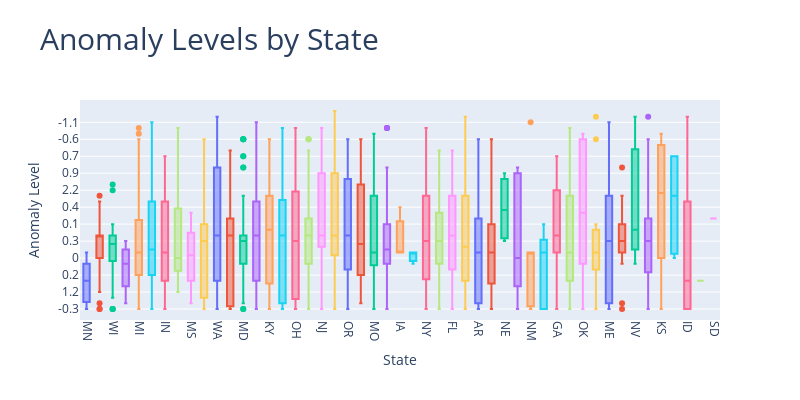

Notebook source saved alongside this figure:
### Markdown cell above
## Bivariate Analysis

### Code cell
fig = px.box(
    outage,
    x='state',
    y='anomaly_level',
    color='state',  # Optional: colors each box by state
    title='Anomaly Levels by State',
)

fig.update_layout(
    xaxis_title='State',
    yaxis_title='Anomaly Level',
    title_font=dict(size=30),
    xaxis_tickangle=90,
    font=dict(size=12),
    height=400,
    width=800,
    showlegend=False  # You can turn this on if coloring by state is meaningful
)

fig.show()

### Figure 1 — Plotly figure (JSON) as saved in the notebook; plotly's stock layout.template omitted (floating-point values rounded to 4 significant figures; data arrays with more than 128 entries replaced by an {"elided": "..."} marker saying what was removed)
{"data": [{"alignmentgroup": "True", "hovertemplate": "state=%{x}<br>anomaly_level=%{y}<extra></extra>", "legendgroup": "MN", "marker": {"color": "#636efa"}, "name": "MN", "notched": false, "offsetgroup": "MN", "orientation": "v", "showlegend": true, "type": "box", "x": ["MN", "MN", "MN", "MN", "MN", "MN", "MN", "MN", "MN", "MN", "MN", "MN", "MN", "MN", "MN"], "x0": " ", "xaxis": "x", "y": ["-0.3", "-0.1", "-1.5", "-0.1", "1.2", "-1.4", "-0.9", "0.2", "0.6", "-0.2", "-0.2", "0", "-0.3", "-0.4", "0"], "y0": " ", "yaxis": "y"}, {"alignmentgroup": "True", "hovertemplate": "state=%{x}<br>anomaly_level=%{y}<extra></extra>", "legendgroup": "TN", "marker": {"color": "#EF553B"}, "name": "TN", "notched": false, "offsetgroup": "TN", "orientation": "v", "showlegend": true, "type": "box", "x": ["TN", "TN", "TN", "TN", "TN", "TN", "TN", "TN", "TN", "TN", "TN", "TN", "TN", "TN", "TN", "TN", "TN", "TN", "TN", "TN", "TN", "TN", "TN", "TN", "TN", "TN", "TN", "TN", "TN", "TN", "TN", "TN", "TN", "TN"], "x0": " ", "xaxis": "x", "y": ["1", "0.3", "1", "-0.5", "-1.3", "0.6", "0.1", "1.2", "-0.2", "-0.5", "0.5", "-0.3", "-0.5", "0", "-0.1", "0", "-0.5", "0.8", "0.5", "0", "-0.5", "-0.3", "-0.5", "0.6", "-0.4", "-0.5", "0.4", "-0.4", "-0.5", "-0.5", "0", "-0.5", "1.1", "-0.7"], "y0": " ", "yaxis": "y"}, {"alignmentgroup": "True", "hovertemplate": "state=%{x}<br>anomaly_level=%{y}<extra></extra>", "legendgroup": "WI", "marker": {"color": "#00cc96"}, "name": "WI", "notched": false, "offsetgroup": "WI", "orientation": "v", "showlegend": true, "type": "box", "x": ["WI", "WI", "WI", "WI", "WI", "WI", "WI", "WI", "WI", "WI", "WI", "WI", "WI", "WI", "WI", "WI", "WI", "WI", "WI", "WI"], "x0": " ", "xaxis": "x", "y": ["0", "-0.5", "-0.5", "-0.3", "-0.5", "-0.2", "0.1", "-0.5", "2.2", "0", "-1.2", "-1.5", "0", "-0.5", "-0.4", "0", "-0.3", "-0.5", "-0.3", "-0.5"], "y0": " ", "yaxis": "y"}, {"alignmentgroup": "True", "hovertemplate": "state=%{x}<br>anomaly_level=%{y}<extra></extra>", "legendgroup": "WV", "marker": {"color": "#ab63fa"}, "name": "WV", "notched": false, "offsetgroup": "WV", "orientation": "v", "showlegend": true, "type": "box", "x": ["WV", "WV", "WV", "WV"], "x0": " ", "xaxis": "x", "y": ["0.6", "0", "0.3", "-0.1"], "y0": " ", "yaxis": "y"}, {"alignmentgroup": "True", "hovertemplate": "state=%{x}<br>anomaly_level=%{y}<extra></extra>", "legendgroup": "MI", "marker": {"color": "#FFA15A"}, "name": "MI", "notched": false, "offsetgroup": "MI", "orientation": "v", "showlegend": true, "type": "box", "x": ["MI", "MI", "MI", "MI", "MI", "MI", "MI", "MI", "MI", "MI", "MI", "MI", "MI", "MI", "MI", "MI", "MI", "MI", "MI", "MI", "MI", "MI", "MI", "MI", "MI", "MI", "MI", "MI", "MI", "MI", "MI", "MI", "MI", "MI", "MI", "MI", "MI", "MI", "MI", "MI", "MI", "MI", "MI", "MI", "MI", "MI", "MI", "MI", "MI", "MI", "MI", "MI", "MI", "MI", "MI", "MI", "MI", "MI", "MI", "MI", "MI", "MI", "MI", "MI", "MI", "MI", "MI", "MI", "MI", "MI", "MI", "MI", "MI", "MI", "MI", "MI", "MI", "MI", "MI", "MI", "MI", "MI", "MI", "MI", "MI", "MI", "MI", "MI", "MI", "MI", "MI", "MI", "MI", "MI", "MI"], "x0": " ", "xaxis": "x", "y": ["-0.4", "0", "0.3", "-0.3", "2", "-0.4", "0.2", "0", "-0.4", "-0.4", "-0.2", "-0.4", "-0.1", "-1.3", "2.2", "-0.4", "0.9", "0.2", "0.4", "0.2", "-0.3", "-0.5", "0.1", "-1", "-1.3", "-0.3", "0.3", "-0.1", "0.2", "1.4", "-0.3", "-0.7", "0.1", "-0.7", "1", "0.2", "-0.3", "-1.5", "-1.4", "0.7", "1.3", "1.7", "-0.5", "-0.6", "-0.2", "0.5", "-1.2", "-0.4", "-0.5", "-0.4", "-0.3", "-0.4", "-0.2", "-1.4", "-0.4", "0.2", "-0.9", "-0.4", "-0.7", "-0.5", "-0.4", "0.2", "0", "-0.2", "-0.5", "-0.9", "0.2", "-0.3", "-0.2", "0.3", "-0.3", "-0.9", "0.2", "-0.2", "-0.3", "0.7", "-0.6", "1.4", "-0.4", "0.4", "-0.5", "0.1", "0.1", "0.5", "-0.9", "2.3", "-0.4", "-0.3", "-0.3", "0.7", "-1.4", "-0.2", "-0.4", "-0.8", "-0.6"], "y0": " ", "yaxis": "y"}, {"alignmentgroup": "True", "hovertemplate": "state=%{x}<br>anomaly_level=%{y}<extra></extra>", "legendgroup": "TX", "marker": {"color": "#19d3f3"}, "name": "TX", "notched": false, "offsetgroup": "TX", "orientation": "v", "showlegend": true, "type": "box", "x": ["TX", "TX", "TX", "TX", "TX", "TX", "TX", "TX", "TX", "TX", "TX", "TX", "TX", "TX", "TX", "TX", "TX", "TX", "TX", "TX", "TX", "TX", "TX", "TX", "TX", "TX", "TX", "TX", "TX", "TX", "TX", "TX", "TX", "TX", "TX", "TX", "TX", "TX", "TX", "TX", "TX", "TX", "TX", "TX", "TX", "TX", "TX", "TX", "TX", "TX", "TX", "TX", "TX", "TX", "TX", "TX", "TX", "TX", "TX", "TX", "TX", "TX", "TX", "TX", "TX", "TX", "TX", "TX", "TX", "TX", "TX", "TX", "TX", "TX", "TX", "TX", "TX", "TX", "TX", "TX", "TX", "TX", "TX", "TX", "TX", "TX", "TX", "TX", "TX", "TX", "TX", "TX", "TX", "TX", "TX", "TX", "TX", "TX", "TX", "TX", "TX", "TX", "TX", "TX", "TX", "TX", "TX", "TX", "TX", "TX", "TX", "TX", "TX", "TX", "TX", "TX", "TX", "TX", "TX", "TX", "TX", "TX", "TX", "TX", "TX", "TX"], "x0": " ", "xaxis": "x", "y": ["1.2", "-1", "-1", "-0.3", "0.3", "-0.5", "-0.5", "0.6", "0.7", "0.8", "0", "-0.2", "-0.4", "-0.4", "-0.9", "1.4", "-0.9", "-0.3", "0.1", "-0.7", "1", "-0.4", "0.7", "-0.3", "-0.2", "-0.6", "-0.6", "-0.2", "0.6", "0", "-0.7", "0.6", "0", "0.1", "-0.3", "-0.5", "2", "-1", "0.6", "-0.2", "-0.5", "2", "-0.9", "-0.2", "-0.3", "-0.7", "0.5", "1.1", "-0.6", "-0.4", "-0.3", "-0.3", "0.1", "0.9", "0.2", "0.1", "1.1", "0.5", "-0.7", "0.7", "-0.3", "-0.3", "-0.7", "1.2", "0", "0", "0.4", "-1.1", "-1", "-0.2", "-0.1", "-0.3", "0.1", "-0.2", "1.2", "-0.9", "0.5", "-0.5", "-0.3", "-0.3", "-1.4", "-0.4", "0.5", "-0.1", "-0.1", "-0.5", "0.7", "-1.3", "0.5", "-0.4", "0.5", "-0.5", "-0.6", "0.2", "-0.4", "-0.3", "-0.6", "0.8", "0.3", "-0.3", "-0.2", "0.8", "-0.3", "-0.1", "-0.3", "-0.3", "-0.5", "0", "0.3", "1.2", "-0.2", "-0.4", "-1.2", "2.3", "1.1", "-0.2", "0.4", "-0.8", "0.2", "1.4", "-0.7", "0.5", "-0.7", "0.3", "-0.4", "-0.9"], "y0": " ", "yaxis": "y"}, {"alignmentgroup": "True", "hovertemplate": "state=%{x}<br>anomaly_level=%{y}<extra></extra>", "legendgroup": "IN", "marker": {"color": "#FF6692"}, "name": "IN", "notched": false, "offsetgroup": "IN", "orientation": "v", "showlegend": true, "type": "box", "x": ["IN", "IN", "IN", "IN", "IN", "IN", "IN", "IN", "IN", "IN", "IN", "IN", "IN", "IN", "IN", "IN", "IN", "IN", "IN", "IN", "IN", "IN", "IN", "IN", "IN", "IN", "IN", "IN", "IN", "IN", "IN", "IN", "IN", "IN", "IN", "IN", "IN", "IN", "IN", "IN", "IN", "IN", "IN"], "x0": " ", "xaxis": "x", "y": ["0", "-0.7", "0.5", "-0.3", "2.2", "-0.7", "-0.5", "-0.7", "-0.7", "-0.5", "-0.1", "-0.3", "-0.3", "-0.3", "-0.9", "-0.3", "-0.1", "0.3", "0.1", "-1", "0.7", "0.3", "-0.4", "-0.2", "-0.2", "-0.4", "-0.7", "-0.5", "-0.9", "0.1", "-0.4", "0.3", "-0.3", "-0.4", "-0.3", "-0.3", "-0.4", "-0.7", "-0.7", "-0.5", "-0.4", "-0.4", "-0.7"], "y0": " ", "yaxis": "y"}, {"alignmentgroup": "True", "hovertemplate": "state=%{x}<br>anomaly_level=%{y}<extra></extra>", "legendgroup": "AL", "marker": {"color": "#B6E880"}, "name": "AL", "notched": false, "offsetgroup": "AL", "orientation": "v", "showlegend": true, "type": "box", "x": ["AL", "AL", "AL", "AL", "AL"], "x0": " ", "xaxis": "x", "y": ["0", "-0.8", "-0.5", "1.2", "-0.2"], "y0": " ", "yaxis": "y"}, {"alignmentgroup": "True", "hovertemplate": "state=%{x}<br>anomaly_level=%{y}<extra></extra>", "legendgroup": "MS", "marker": {"color": "#FF97FF"}, "name": "MS", "notched": false, "offsetgroup": "MS", "orientation": "v", "showlegend": true, "type": "box", "x": ["MS", "MS", "MS", "MS"], "x0": " ", "xaxis": "x", "y": ["0", "-0.4", "-0.1", "0.8"], "y0": " ", "yaxis": "y"}, {"alignmentgroup": "True", "hovertemplate": "state=%{x}<br>anomaly_level=%{y}<extra></extra>", "legendgroup": "IL", "marker": {"color": "#FECB52"}, "name": "IL", "notched": false, "offsetgroup": "IL", "orientation": "v", "showlegend": true, "type": "box", "x": ["IL", "IL", "IL", "IL", "IL", "IL", "IL", "IL", "IL", "IL", "IL", "IL", "IL", "IL", "IL", "IL", "IL", "IL", "IL", "IL", "IL", "IL", "IL", "IL", "IL", "IL", "IL", "IL", "IL", "IL", "IL", "IL", "IL", "IL", "IL", "IL", "IL", "IL", "IL", "IL", "IL", "IL", "IL", "IL", "IL"], "x0": " ", "xaxis": "x", "y": ["-0.4", "-0.4", "-0.7", "-0.6", "-0.1", "-1.5", "0.1", "-0.3", "0.7", "-0.4", "0.2", "-0.3", "0", "0.4", "0.6", "-0.3", "0.1", "0.1", "-0.7", "-0.2", "-0.3", "0.1", "-0.3", "-0.5", "-0.3", "-0.6", "0.5", "-0.4", "-1.3", "-0.4", "1.4", "0.3", "-0.5", "-0.5", "-0.5", "0.3", "-1.5", "0.1", "-0.3", "0.1", "-1", "-0.3", "-0.5", "-0.3", "0.2"], "y0": " ", "yaxis": "y"}, {"alignmentgroup": "True", "hovertemplate": "state=%{x}<br>anomaly_level=%{y}<extra></extra>", "legendgroup": "WA", "marker": {"color": "#636efa"}, "name": "WA", "notched": false, "offsetgroup": "WA", "orientation": "v", "showlegend": true, "type": "box", "x": ["WA", "WA", "WA", "WA", "WA", "WA", "WA", "WA", "WA", "WA", "WA", "WA", "WA", "WA", "WA", "WA", "WA", "WA", "WA", "WA", "WA", "WA", "WA", "WA", "WA", "WA", "WA", "WA", "WA", "WA", "WA", "WA", "WA", "WA", "WA", "WA", "WA", "WA", "WA", "WA", "WA", "WA", "WA", "WA", "WA", "WA", "WA", "WA", "WA", "WA", "WA", "WA", "WA", "WA", "WA", "WA", "WA", "WA", "WA", "WA", "WA", "WA", "WA", "WA", "WA", "WA", "WA", "WA", "WA", "WA", "WA", "WA", "WA", "WA", "WA", "WA", "WA", "WA", "WA", "WA", "WA", "WA", "WA", "WA", "WA", "WA", "WA", "WA", "WA", "WA", "WA", "WA", "WA", "WA", "WA", "WA", "WA"], "x0": " ", "xaxis": "x", "y": ["-0.5", "-0.9", "-0.5", "-1.4", "-0.5", "1.4", "-0.6", "-0.4", "-0.4", "0.8", "-0.2", "-0.3", "0.3", "0.3", "0.9", "-0.8", "-0.9", "-0.7", "-0.4", "1.2", "2.3", "0.7", "-0.4", "-0.3", "-0.8", "-1", "-0.9", "-0.3", "-0.6", "0.6", "-0.5", "-0.8", "1.6", "1.6", "-0.3", "-0.6", "1.6", "-0.3", "1.4", "-0.5", "-0.1", "-0.4", "1.1", "-0.3", "-0.2", "-1.1", "-1", "-0.4", "-0.7", "2.2", "-0.3", "-0.3", "-1.4", "-0.5", "-1", "-0.3", "0.3", "-0.8", "-0.3", "-0.3", "-0.8", "-0.9", "1.6", "2.2", "1.2", "0.1", "0.9", "-0.4", "0", "-0.6", "0.3", "-0.3", "-0.3", "0.6", "-0.9", "-0.7", "-0.9", "1", "-0.8", "-0.3", "-0.4", "0.9", "-0.6", "0.9", "-0.3", "0.9", "-0.3", "-0.7", "-0.4", "0.9", "-0.3", "0.1", "-0.6", "-0.7", "1.4", "-0.7", "-0.2"], "y0": " ", "yaxis": "y"}, {"alignmentgroup": "True", "hovertemplate": "state=%{x}<br>anomaly_level=%{y}<extra></extra>", "legendgroup": "AZ", "marker": {"color": "#EF553B"}, "name": "AZ", "notched": false, "offsetgroup": "AZ", "orientation": "v", "showlegend": true, "type": "box", "x": ["AZ", "AZ", "AZ", "AZ", "AZ", "AZ", "AZ", "AZ", "AZ", "AZ", "AZ", "AZ", "AZ", "AZ", "AZ", "AZ", "AZ", "AZ", "AZ", "AZ", "AZ", "AZ", "AZ", "AZ", "AZ", "AZ", "AZ", "AZ"], "x0": " ", "xaxis": "x", "y": ["-0.3", "0.5", "0.5", "-0.3", "-0.3", "0.1", "-0.3", "-0.3", "0.5", "1.3", "-0.1", "-0.5", "-0.5", "-0.7", "0.2", "0", "2", "-0.5", "-0.3", "-0.5", "-0.3", "-0.7", "0.5", "0.5", "-1", "-0.4", "0.3", "0.1"], "y0": " ", "yaxis": "y"}, {"alignmentgroup": "True", "hovertemplate": "state=%{x}<br>anomaly_level=%{y}<extra></extra>", "legendgroup": "MD", "marker": {"color": "#00cc96"}, "name": "MD", "notched": false, "offsetgroup": "MD", "orientation": "v", "showlegend": true, "type": "box", "x": ["MD", "MD", "MD", "MD", "MD", "MD", "MD", "MD", "MD", "MD", "MD", "MD", "MD", "MD", "MD", "MD", "MD", "MD", "MD", "MD", "MD", "MD", "MD", "MD", "MD", "MD", "MD", "MD", "MD", "MD", "MD", "MD", "MD", "MD", "MD", "MD", "MD", "MD", "MD", "MD", "MD", "MD", "MD", "MD", "MD", "MD", "MD", "MD", "MD", "MD", "MD", "MD", "MD", "MD", "MD", "MD", "MD", "MD"], "x0": " ", "xaxis": "x", "y": ["-0.1", "0.3", "-0.6", "-0.5", "0.7", "-0.6", "0", "-0.4", "0.3", "-1", "0.3", "-0.5", "-0.9", "-0.4", "-0.6", "0.3", "-0.3", "0.3", "-1", "0.1", "-0.4", "-0.5", "0", "0.3", "-0.9", "0.3", "0.2", "-1.3", "-0.2", "0", "-0.1", "-0.4", "-0.3", "-0.4", "0.3", "-0.4", "-0.5", "0.3", "0.3", "0.2", "-0.1", "-0.2", "0.3", "-0.5", "1.1", "0.4", "-0.1", "-0.7", "0.3", "0.3", "0.2", "0.4", "-0.9", "-0.6", "-0.1", "0.7", "0", "-0.4"], "y0": " ", "yaxis": "y"}, {"alignmentgroup": "True", "hovertemplate": "state=%{x}<br>anomaly_level=%{y}<extra></extra>", "legendgroup": "PA", "marker": {"color": "#ab63fa"}, "name": "PA", "notched": false, "offsetgroup": "PA", "orientation": "v", "showlegend": true, "type": "box", "x": ["PA", "PA", "PA", "PA", "PA", "PA", "PA", "PA", "PA", "PA", "PA", "PA", "PA", "PA", "PA", "PA", "PA", "PA", "PA", "PA", "PA", "PA", "PA", "PA", "PA", "PA", "PA", "PA", "PA", "PA", "PA", "PA", "PA", "PA", "PA", "PA", "PA", "PA", "PA", "PA", "PA", "PA", "PA", "PA", "PA", "PA", "PA", "PA", "PA", "PA", "PA", "PA", "PA", "PA", "PA", "PA", "PA"], "x0": " ", "xaxis": "x", "y": ["0.1", "-0.9", "0.5", "-0.4", "-0.2", "1.2", "-0.9", "-0.5", "0.3", "0.5", "0", "-1.4", "0.1", "0.2", "-0.6", "-0.7", "2.2", "-1.4", "0.7", "0.1", "-0.9", "0", "1", "-0.5", "-1", "0.3", "-0.3", "-1", "-0.3", "-0.3", "0.9", "-0.6", "-0.5", "-0.3", "-0.3", "-0.6", "0.1", "-0.6", "0.1", "-0.5", "-0.5", "-0.9", "-0.4", "-0.5", "-1.1", "-0.5", "-0.9", "1.1", "-0.6", "0.1", "1.1", "-0.9", "-0.9", "0.3", "2", "-0.4", "1.2"], "y0": " ", "yaxis": "y"}, {"alignmentgroup": "True", "hovertemplate": "state=%{x}<br>anomaly_level=%{y}<extra></extra>", "legendgroup": "KY", "marker": {"color": "#FFA15A"}, "name": "KY", "notched": false, "offsetgroup": "KY", "orientation": "v", "showlegend": true, "type": "box", "x": ["KY", "KY", "KY", "KY", "KY", "KY", "KY", "KY", "KY", "KY", "KY", "KY", "KY"], "x0": " ", "xaxis": "x", "y": ["-0.3", "-0.5", "-0.6", "-0.6", "0.2", "1", "-0.3", "-1.3", "-0.7", "-0.7", "-1.3", "-0.3", "-0.7"], "y0": " ", "yaxis": "y"}, {"alignmentgroup": "True", "hovertemplate": "state=%{x}<br>anomaly_level=%{y}<extra></extra>", "legendgroup": "UT", "marker": {"color": "#19d3f3"}, "name": "UT", "notched": false, "offsetgroup": "UT", "orientation": "v", "showlegend": true, "type": "box", "x": ["UT", "UT", "UT", "UT", "UT", "UT", "UT", "UT", "UT", "UT", "UT", "UT", "UT", "UT", "UT", "UT", "UT", "UT", "UT", "UT", "UT", "UT", "UT", "UT", "UT", "UT", "UT", "UT", "UT", "UT", "UT", "UT", "UT", "UT", "UT", "UT", "UT", "UT", "UT", "UT", "UT"], "x0": " ", "xaxis": "x", "y": ["-0.9", "2", "-0.1", "-0.3", "-0.3", "-0.3", "-0.5", "0.7", "2.2", "0.7", "0.6", "2", "-0.3", "-0.5", "-0.3", "-0.5", "-0.4", "-0.4", "-0.3", "-1.3", "-0.9", "-0.5", "0.1", "-1", "0.5", "1.1", "-0.4", "-0.6", "-0.8", "-0.4", "-0.7", "-0.5", "-0.9", "0.5", "-0.1", "-0.3", "2", "-0.3", "-0.4", "0.8", "-0.3"], "y0": " ", "yaxis": "y"}, {"alignmentgroup": "True", "hovertemplate": "state=%{x}<br>anomaly_level=%{y}<extra></extra>", "legendgroup": "OH", "marker": {"color": "#FF6692"}, "name": "OH", "notched": false, "offsetgroup": "OH", "orientation": "v", "showlegend": true, "type": "box", "x": ["OH", "OH", "OH", "OH", "OH", "OH", "OH", "OH", "OH", "OH", "OH", "OH", "OH", "OH", "OH", "OH", "OH", "OH", "OH", "OH", "OH", "OH", "OH", "OH", "OH", "OH", "OH", "OH", "OH", "OH", "OH", "OH", "OH", "OH", "OH", "OH", "OH", "OH", "OH", "OH", "OH", "OH", "OH"], "x0": " ", "xaxis": "x", "y": ["0.2", "-0.7", "0.2", "0.3", "-0.6", "2.2", "-0.3", "-0.7", "-0.3", "-1.4", "0.1", "-0.1", "-0.6", "0.1", "-0.6", "0.7", "-0.3", "0.2", "-0.9", "0.5", "-0.3", "-0.5", "0.9", "0.1", "0.5", "-0.4", "-0.3", "-0.4", "-0.4", "-0.8", "-0.3", "0.9", "-0.3", "-0.6", "-0.3", "-0.9", "-0.3", "-0.6", "-0.3", "1.3", "-0.5", "0.3", "-0.5"], "y0": " ", "yaxis": "y"}, {"alignmentgroup": "True", "hovertemplate": "state=%{x}<br>anomaly_level=%{y}<extra></extra>", "legendgroup": "NC", "marker": {"color": "#B6E880"}, "name": "NC", "notched": false, "offsetgroup": "NC", "orientation": "v", "showlegend": true, "type": "box", "x": ["NC", "NC", "NC", "NC", "NC", "NC", "NC", "NC", "NC", "NC", "NC", "NC", "NC", "NC", "NC", "NC", "NC", "NC", "NC", "NC", "NC", "NC", "NC", "NC", "NC", "NC", "NC", "NC", "NC", "NC", "NC", "NC", "NC", "NC", "NC", "NC", "NC", "NC", "NC"], "x0": " ", "xaxis": "x", "y": ["-0.7", "0", "0", "-0.5", "-0.4", "-0.5", "-0.3", "0.1", "-0.5", "-0.2", "0.5", "0.1", "-0.3", "-1.3", "-0.5", "-0.5", "-0.6", "-0.1", "0.7", "-0.4", "0.5", "0.5", "-0.2", "-0.2", "0.5", "0.2", "0.7", "-0.6", "-0.4", "-0.3", "-0.2", "-0.3", "1.3", "-0.5", "-0.6", "-0.3", "0.2", "-0.4", "-0.4"], "y0": " ", "yaxis": "y"}, {"alignmentgroup": "True", "hovertemplate": "state=%{x}<br>anomaly_level=%{y}<extra></extra>", "legendgroup": "NJ", "marker": {"color": "#FF97FF"}, "name": "NJ", "notched": false, "offsetgroup": "NJ", "orientation": "v", "showlegend": true, "type": "box", "x": ["NJ", "NJ", "NJ", "NJ", "NJ", "NJ", "NJ", "NJ", "NJ", "NJ", "NJ", "NJ", "NJ", "NJ", "NJ", "NJ", "NJ", "NJ", "NJ", "NJ", "NJ", "NJ", "NJ", "NJ", "NJ", "NJ", "NJ", "NJ", "NJ", "NJ", "NJ", "NJ", "NJ", "NJ", "NJ"], "x0": " ", "xaxis": "x", "y": ["0.1", "1", "0.5", "-0.6", "-0.5", "-0.9", "-0.7", "-0.9", "0.1", "1", "-0.5", "-0.7", "-0.8", "-0.6", "1", "2.2", "-0.8", "-0.6", "-0.5", "-1", "-0.5", "0.3", "-0.9", "-0.8", "-0.4", "-0.1", "-0.5", "0.3", "0.9", "-0.3", "-0.6", "1.2", "0.3", "-0.9", "0.9"], "y0": " ", "yaxis": "y"}, {"alignmentgroup": "True", "hovertemplate": "state=%{x}<br>anomaly_level=%{y}<extra></extra>", "legendgroup": "SC", "marker": {"color": "#FECB52"}, "name": "SC", "notched": false, "offsetgroup": "SC", "orientation": "v", "showlegend": true, "type": "box", "x": ["SC", "SC", "SC", "SC", "SC", "SC", "SC", "SC"], "x0": " ", "xaxis": "x", "y": ["0.6", "-0.3", "-0.5", "-0.5", "-1.6", "0.3", "-1.6", "-0.5"], "y0": " ", "yaxis": "y"}, {"alignmentgroup": "True", "hovertemplate": "state=%{x}<br>anomaly_level=%{y}<extra></extra>", "legendgroup": "OR", "marker": {"color": "#636efa"}, "name": "OR", "notched": false, "offsetgroup": "OR", "orientation": "v", "showlegend": true, "type": "box", "x": ["OR", "OR", "OR", "OR", "OR", "OR", "OR", "OR", "OR", "OR", "OR", "OR", "OR", "OR", "OR", "OR", "OR", "OR", "OR", "OR", "OR", "OR", "OR", "OR", "OR", "OR"], "x0": " ", "xaxis": "x", "y": ["-0.7", "-0.9", "0.6", "-0.2", "-0.3", "2", "0.6", "-0.7", "-0.5", "2", "0.9", "-0.6", "-0.5", "-0.3", "-0.5", "-0.2", "0.9", "-0.4", "-0.3", "-0.6", "0.6", "0.9", "-0.2", "2", "-0.5", "1.7"], "y0": " ", "yaxis": "y"}, {"alignmentgroup": "True", "hovertemplate": "state=%{x}<br>anomaly_level=%{y}<extra></extra>", "legendgroup": "DC", "marker": {"color": "#EF553B"}, "name": "DC", "notched": false, "offsetgroup": "DC", "orientation": "v", "showlegend": true, "type": "box", "x": ["DC", "DC", "DC", "DC", "DC", "DC", "DC", "DC", "DC", "DC"], "x0": " ", "xaxis": "x", "y": ["1.2", "-0.6", "-1.2", "0.2", "-1.3", "-0.4", "-0.5", "-0.2", "-0.1", "-1.2"], "y0": " ", "yaxis": "y"}, {"alignmentgroup": "True", "hovertemplate": "state=%{x}<br>anomaly_level=%{y}<extra></extra>", "legendgroup": "MO", "marker": {"color": "#00cc96"}, "name": "MO", "notched": false, "offsetgroup": "MO", "orientation": "v", "showlegend": true, "type": "box", "x": ["MO", "MO", "MO", "MO", "MO", "MO", "MO", "MO", "MO", "MO", "MO", "MO", "MO", "MO", "MO", "MO", "MO"], "x0": " ", "xaxis": "x", "y": ["2.3", "0.2", "-0.7", "-0.7", "-0.5", "-0.3", "2.3", "-0.6", "-0.7", "-0.4", "-0.4", "-0.5", "0.6", "0.6", "-0.2", "-0.4", "-0.2"], "y0": " ", "yaxis": "y"}, {"alignmentgroup": "True", "hovertemplate": "state=%{x}<br>anomaly_level=%{y}<extra></extra>", "legendgroup": "DE", "marker": {"color": "#ab63fa"}, "name": "DE", "notched": false, "offsetgroup": "DE", "orientation": "v", "showlegend": true, "type": "box", "x": ["DE", "DE", "DE", "DE", "DE", "DE", "DE", "DE", "DE", "DE", "DE", "DE", "DE", "DE", "DE", "DE", "DE", "DE", "DE", "DE", "DE", "DE", "DE", "DE", "DE", "DE", "DE", "DE", "DE", "DE", "DE", "DE", "DE", "DE", "DE", "DE", "DE", "DE", "DE", "DE"], "x0": " ", "xaxis": "x", "y": ["-0.9", "-0.7", "-0.2", "0.1", "-0.5", "-0.8", "-0.1", "-1.3", "-0.4", "-0.2", "-1", "-0.2", "0.3", "-0.3", "2", "0.1", "-0.4", "-0.8", "-0.8", "-0.3", "-0.4", "-0.4", "-0.2", "0.1", "-0.3", "0.3", "0.1", "0.1", "-0.2", "-0.2", "-0.2", "-0.4", "-0.3", "2.2", "1", "-0.2", "-0.3", "-0.5", "-1.3", "-0.7"], "y0": " ", "yaxis": "y"}, {"alignmentgroup": "True", "hovertemplate": "state=%{x}<br>anomaly_level=%{y}<extra></extra>", "legendgroup": "IA", "marker": {"color": "#FFA15A"}, "name": "IA", "notched": false, "offsetgroup": "IA", "orientation": "v", "showlegend": true, "type": "box", "x": ["IA", "IA", "IA", "IA", "IA", "IA", "IA", "IA"], "x0": " ", "xaxis": "x", "y": ["-0.4", "0.4", "-0.4", "-0.4", "-0.4", "-0.4", "0.4", "-0.5"], "y0": " ", "yaxis": "y"}, {"alignmentgroup": "True", "hovertemplate": "state=%{x}<br>anomaly_level=%{y}<extra></extra>", "legendgroup": "MT", "marker": {"color": "#19d3f3"}, "name": "MT", "notched": false, "offsetgroup": "MT", "orientation": "v", "showlegend": true, "type": "box", "x": ["MT", "MT", "MT"], "x0": " ", "xaxis": "x", "y": ["-0.4", "-0.2", "-0.4"], "y0": " ", "yaxis": "y"}, {"alignmentgroup": "True", "hovertemplate": "state=%{x}<br>anomaly_level=%{y}<extra></extra>", "legendgroup": "NY", "marker": {"color": "#FF6692"}, "name": "NY", "notched": false, "offsetgroup": "NY", "orientation": "v", "showlegend": true, "type": "box", "x": ["NY", "NY", "NY", "NY", "NY", "NY", "NY", "NY", "NY", "NY", "NY", "NY", "NY", "NY", "NY", "NY", "NY", "NY", "NY", "NY", "NY", "NY", "NY", "NY", "NY", "NY", "NY", "NY", "NY", "NY", "NY", "NY", "NY", "NY", "NY", "NY", "NY", "NY", "NY", "NY", "NY", "NY", "NY", "NY", "NY", "NY", "NY", "NY", "NY", "NY", "NY", "NY", "NY", "NY", "NY", "NY", "NY", "NY", "NY", "NY", "NY", "NY", "NY", "NY", "NY", "NY", "NY", "NY", "NY", "NY", "NY"], "x0": " ", "xaxis": "x", "y": ["0", "0.3", "0.3", "-0.6", "-0.7", "-0.1", "-0.6", "-0.9", "-0.4", "-0.3", "-0.4", "0.6", "-0.4", "0.6", "0.3", "0.1", "-1.2", "-0.7", "-0.2", "2.2", "-0.2", "-0.5", "-0.3", "0.9", "-0.7", "-0.4", "-1.4", "-1.3", "-0.7", "-0.5", "-0.4", "0.2", "-1.3", "-0.6", "-0.3", "-0.9", "2", "-0.3", "-0.6", "0.9", "-0.3", "1.2", "-0.4", "-0.6", "1.2", "0.6", "0.2", "-0.4", "0.3", "0.3", "-0.6", "0.2", "-0.6", "1.2", "-0.3", "1.7", "-0.5", "-0.8", "0.7", "-0.6", "-1.4", "0.7", "0.3", "-0.1", "-0.3", "-0.7", "-0.9", "0.3", "0.1", "-0.3", "-0.5"], "y0": " ", "yaxis": "y"}, {"alignmentgroup": "True", "hovertemplate": "state=%{x}<br>anomaly_level=%{y}<extra></extra>", "legendgroup": "LA", "marker": {"color": "#B6E880"}, "name": "LA", "notched": false, "offsetgroup": "LA", "orientation": "v", "showlegend": true, "type": "box", "x": ["LA", "LA", "LA", "LA", "LA", "LA", "LA", "LA", "LA", "LA", "LA", "LA", "LA", "LA", "LA", "LA", "LA", "LA", "LA", "LA", "LA", "LA", "LA", "LA", "LA", "LA", "LA", "LA", "LA", "LA", "LA", "LA", "LA", "LA", "LA", "LA", "LA", "LA", "LA", "LA"], "x0": " ", "xaxis": "x", "y": ["-0.3", "0.5", "0.3", "-1.2", "-1.2", "-0.1", "0.7", "-1.2", "0.6", "-1.2", "0", "-0.4", "-0.7", "0.5", "0.6", "-0.1", "-0.1", "-0.5", "0.4", "-0.4", "-0.3", "-0.4", "0.5", "-0.3", "-0.3", "0", "-0.4", "0.3", "0.3", "-0.7", "-0.4", "0.5", "-0.2", "-0.2", "1.1", "1.3", "0", "0.3", "-0.5", "0.5"], "y0": " ", "yaxis": "y"}, {"alignmentgroup": "True", "hovertemplate": "state=%{x}<br>anomaly_level=%{y}<extra></extra>", "legendgroup": "FL", "marker": {"color": "#FF97FF"}, "name": "FL", "notched": false, "offsetgroup": "FL", "orientation": "v", "showlegend": true, "type": "box", "x": ["FL", "FL", "FL", "FL", "FL", "FL", "FL", "FL", "FL", "FL", "FL", "FL", "FL", "FL", "FL", "FL", "FL", "FL", "FL", "FL", "FL", "FL", "FL", "FL", "FL", "FL", "FL", "FL", "FL", "FL", "FL", "FL", "FL", "FL", "FL", "FL", "FL", "FL", "FL", "FL", "FL", "FL", "FL", "FL", "FL"], "x0": " ", "xaxis": "x", "y": ["-0.3", "0.3", "-0.1", "0", "-1.3", "-0.3", "1.1", "0.8", "-0.7", "-0.2", "-1.3", "0.2", "0.2", "0.6", "0.1", "0.5", "1.3", "-0.1", "0.2", "-1.3", "-0.7", "0.7", "0", "-0.3", "-0.2", "0.7", "0.6", "-0.2", "-1.3", "-1.3", "0.7", "-0.3", "0.7", "-0.5", "0.7", "0.7", "-0.2", "0.7", "0.6", "-0.1", "0.6", "0.7", "-0.7", "-1.3", "0.3"], "y0": " ", "yaxis": "y"}, {"alignmentgroup": "True", "hovertemplate": "state=%{x}<br>anomaly_level=%{y}<extra></extra>", "legendgroup": "CA", "marker": {"color": "#FECB52"}, "name": "CA", "notched": false, "offsetgroup": "CA", "orientation": "v", "showlegend": true, "type": "box", "x": {"elided": "210 str values"}, "x0": " ", "xaxis": "x", "y": {"elided": "210 str values"}, "y0": " ", "yaxis": "y"}, {"alignmentgroup": "True", "hovertemplate": "state=%{x}<br>anomaly_level=%{y}<extra></extra>", "legendgroup": "AR", "marker": {"color": "#636efa"}, "name": "AR", "notched": false, "offsetgroup": "AR", "orientation": "v", "showlegend": true, "type": "box", "x": ["AR", "AR", "AR", "AR", "AR", "AR", "AR", "AR", "AR", "AR", "AR", "AR", "AR", "AR", "AR", "AR", "AR", "AR", "AR", "AR", "AR", "AR", "AR", "AR", "AR"], "x0": " ", "xaxis": "x", "y": ["-0.7", "-1", "-0.7", "-0.4", "-0.3", "0.3", "-0.3", "-0.5", "-0.2", "-0.5", "1.2", "-0.1", "-0.4", "-0.6", "-0.3", "-0.5", "1.1", "-0.3", "0.1", "-0.1", "-0.2", "-0.2", "-0.3", "0.1", "2.2"], "y0": " ", "yaxis": "y"}, {"alignmentgroup": "True", "hovertemplate": "state=%{x}<br>anomaly_level=%{y}<extra></extra>", "legendgroup": "VA", "marker": {"color": "#EF553B"}, "name": "VA", "notched": false, "offsetgroup": "VA", "orientation": "v", "showlegend": true, "type": "box", "x": ["VA", "VA", "VA", "VA", "VA", "VA", "VA", "VA", "VA", "VA", "VA", "VA", "VA", "VA", "VA", "VA", "VA", "VA", "VA", "VA", "VA", "VA", "VA", "VA", "VA", "VA", "VA", "VA", "VA", "VA", "VA", "VA", "VA", "VA", "VA", "VA"], "x0": " ", "xaxis": "x", "y": ["-0.5", "-0.3", "-0.6", "-0.3", "-0.2", "0.5", "1.2", "0.3", "-0.9", "-0.4", "-1.3", "0.3", "-0.3", "-0.4", "-0.4", "-0.9", "-0.9", "-0.1", "-0.1", "-0.4", "0.3", "-1.2", "-0.4", "-0.5", "-1.3", "-0.3", "1.1", "0.1", "0.1", "-0.6", "0.1", "-1.4", "-1", "-0.6", "-0.2", "-0.1"], "y0": " ", "yaxis": "y"}, {"alignmentgroup": "True", "hovertemplate": "state=%{x}<br>anomaly_level=%{y}<extra></extra>", "legendgroup": "NE", "marker": {"color": "#00cc96"}, "name": "NE", "notched": false, "offsetgroup": "NE", "orientation": "v", "showlegend": true, "type": "box", "x": ["NE", "NE", "NE", "NE"], "x0": " ", "xaxis": "x", "y": ["-1.2", "-0.5", "0.3", "0.9"], "y0": " ", "yaxis": "y"}, {"alignmentgroup": "True", "hovertemplate": "state=%{x}<br>anomaly_level=%{y}<extra></extra>", "legendgroup": "WY", "marker": {"color": "#ab63fa"}, "name": "WY", "notched": false, "offsetgroup": "WY", "orientation": "v", "showlegend": true, "type": "box", "x": ["WY", "WY", "WY", "WY", "WY", "WY"], "x0": " ", "xaxis": "x", "y": ["0.9", "-1", "-0.4", "-0.3", "-0.2", "-1.4"], "y0": " ", "yaxis": "y"}, {"alignmentgroup": "True", "hovertemplate": "state=%{x}<br>anomaly_level=%{y}<extra></extra>", "legendgroup": "NM", "marker": {"color": "#FFA15A"}, "name": "NM", "notched": false, "offsetgroup": "NM", "orientation": "v", "showlegend": true, "type": "box", "x": ["NM", "NM", "NM", "NM", "NM", "NM", "NM", "NM"], "x0": " ", "xaxis": "x", "y": ["-0.1", "-0.4", "-1.1", "-0.3", "-0.4", "-0.4", "-0.4", "-0.3"], "y0": " ", "yaxis": "y"}, {"alignmentgroup": "True", "hovertemplate": "state=%{x}<br>anomaly_level=%{y}<extra></extra>", "legendgroup": "VT", "marker": {"color": "#19d3f3"}, "name": "VT", "notched": false, "offsetgroup": "VT", "orientation": "v", "showlegend": true, "type": "box", "x": ["VT", "VT", "VT", "VT", "VT", "VT", "VT", "VT", "VT"], "x0": " ", "xaxis": "x", "y": ["-0.2", "0.3", "0.1", "-0.4", "-0.5", "-0.3", "-0.3", "-0.3", "-0.4"], "y0": " ", "yaxis": "y"}, {"alignmentgroup": "True", "hovertemplate": "state=%{x}<br>anomaly_level=%{y}<extra></extra>", "legendgroup": "GA", "marker": {"color": "#FF6692"}, "name": "GA", "notched": false, "offsetgroup": "GA", "orientation": "v", "showlegend": true, "type": "box", "x": ["GA", "GA", "GA", "GA", "GA", "GA", "GA", "GA", "GA", "GA", "GA", "GA", "GA", "GA", "GA", "GA", "GA"], "x0": " ", "xaxis": "x", "y": ["0.3", "0.7", "0.3", "0.7", "-0.4", "-0.3", "-0.7", "0.5", "0.9", "-0.7", "0.6", "-0.5", "0.4", "-0.5", "0.7", "-0.3", "-0.4"], "y0": " ", "yaxis": "y"}, {"alignmentgroup": "True", "hovertemplate": "state=%{x}<br>anomaly_level=%{y}<extra></extra>", "legendgroup": "CT", "marker": {"color": "#B6E880"}, "name": "CT", "notched": false, "offsetgroup": "CT", "orientation": "v", "showlegend": true, "type": "box", "x": ["CT", "CT", "CT", "CT", "CT", "CT", "CT", "CT", "CT", "CT", "CT", "CT", "CT", "CT", "CT", "CT", "CT", "CT"], "x0": " ", "xaxis": "x", "y": ["-0.4", "-0.3", "-0.6", "0.4", "-0.2", "-0.3", "-0.7", "-0.4", "-0.3", "-0.8", "-0.2", "-0.9", "-0.8", "0.9", "1.2", "0.1", "-0.7", "-0.4"], "y0": " ", "yaxis": "y"}, {"alignmentgroup": "True", "hovertemplate": "state=%{x}<br>anomaly_level=%{y}<extra></extra>", "legendgroup": "OK", "marker": {"color": "#FF97FF"}, "name": "OK", "notched": false, "offsetgroup": "OK", "orientation": "v", "showlegend": true, "type": "box", "x": ["OK", "OK", "OK", "OK", "OK", "OK", "OK", "OK", "OK", "OK", "OK", "OK", "OK", "OK", "OK", "OK", "OK", "OK", "OK", "OK", "OK", "OK", "OK", "OK"], "x0": " ", "xaxis": "x", "y": ["2.3", "-0.7", "-0.2", "-0.3", "-0.6", "1.3", "-0.6", "1.2", "-1.3", "2.3", "-0.3", "0.3", "2.2", "-0.6", "-0.2", "-0.6", "-0.2", "-0.3", "-0.3", "0.3", "2.2", "2.3", "-0.7", "-0.4"], "y0": " ", "yaxis": "y"}, {"alignmentgroup": "True", "hovertemplate": "state=%{x}<br>anomaly_level=%{y}<extra></extra>", "legendgroup": "MA", "marker": {"color": "#FECB52"}, "name": "MA", "notched": false, "offsetgroup": "MA", "orientation": "v", "showlegend": true, "type": "box", "x": ["MA", "MA", "MA", "MA", "MA", "MA", "MA", "MA", "MA", "MA", "MA", "MA", "MA", "MA", "MA", "MA", "MA", "MA"], "x0": " ", "xaxis": "x", "y": ["-1.3", "-0.1", "-0.6", "-1.3", "-0.4", "-0.4", "-0.4", "-0.4", "0.3", "0.3", "0.6", "1.6", "-0.3", "-0.3", "0.3", "-0.3", "-0.4", "0.1"], "y0": " ", "yaxis": "y"}, {"alignmentgroup": "True", "hovertemplate": "state=%{x}<br>anomaly_level=%{y}<extra></extra>", "legendgroup": "ME", "marker": {"color": "#636efa"}, "name": "ME", "notched": false, "offsetgroup": "ME", "orientation": "v", "showlegend": true, "type": "box", "x": ["ME", "ME", "ME", "ME", "ME", "ME", "ME", "ME", "ME", "ME", "ME", "ME", "ME", "ME", "ME", "ME", "ME", "ME", "ME"], "x0": " ", "xaxis": "x", "y": ["-1.3", "-0.3", "-0.6", "-0.1", "-0.3", "2.3", "-0.3", "-0.6", "-0.7", "-0.7", "-1.3", "-1.4", "-1.1", "-0.3", "-0.2", "0.5", "-0.4", "0.3", "-0.1"], "y0": " ", "yaxis": "y"}, {"alignmentgroup": "True", "hovertemplate": "state=%{x}<br>anomaly_level=%{y}<extra></extra>", "legendgroup": "NH", "marker": {"color": "#EF553B"}, "name": "NH", "notched": false, "offsetgroup": "NH", "orientation": "v", "showlegend": true, "type": "box", "x": ["NH", "NH", "NH", "NH", "NH", "NH", "NH", "NH", "NH", "NH", "NH", "NH", "NH", "NH"], "x0": " ", "xaxis": "x", "y": ["0.3", "0.1", "-0.5", "-0.3", "-0.7", "0.3", "-0.4", "-0.4", "-0.2", "-0.1", "-0.4", "-0.7", "-1", "0.1"], "y0": " ", "yaxis": "y"}, {"alignmentgroup": "True", "hovertemplate": "state=%{x}<br>anomaly_level=%{y}<extra></extra>", "legendgroup": "NV", "marker": {"color": "#00cc96"}, "name": "NV", "notched": false, "offsetgroup": "NV", "orientation": "v", "showlegend": true, "type": "box", "x": ["NV", "NV", "NV", "NV", "NV", "NV", "NV"], "x0": " ", "xaxis": "x", "y": ["-1.3", "-0.2", "2.3", "-0.4", "0.3", "1.6", "-0.7"], "y0": " ", "yaxis": "y"}, {"alignmentgroup": "True", "hovertemplate": "state=%{x}<br>anomaly_level=%{y}<extra></extra>", "legendgroup": "CO", "marker": {"color": "#ab63fa"}, "name": "CO", "notched": false, "offsetgroup": "CO", "orientation": "v", "showlegend": true, "type": "box", "x": ["CO", "CO", "CO", "CO", "CO", "CO", "CO", "CO", "CO", "CO", "CO", "CO", "CO", "CO", "CO"], "x0": " ", "xaxis": "x", "y": ["-0.2", "-0.2", "0.2", "-0.9", "0.5", "-0.3", "0.5", "1.6", "0.3", "-0.4", "-0.6", "-0.1", "0.3", "0.7", "-0.5"], "y0": " ", "yaxis": "y"}, {"alignmentgroup": "True", "hovertemplate": "state=%{x}<br>anomaly_level=%{y}<extra></extra>", "legendgroup": "KS", "marker": {"color": "#FFA15A"}, "name": "KS", "notched": false, "offsetgroup": "KS", "orientation": "v", "showlegend": true, "type": "box", "x": ["KS", "KS", "KS", "KS", "KS", "KS", "KS", "KS"], "x0": " ", "xaxis": "x", "y": ["0.6", "2.3", "0.7", "-1.3", "2.3", "-0.3", "1", "0.7"], "y0": " ", "yaxis": "y"}, {"alignmentgroup": "True", "hovertemplate": "state=%{x}<br>anomaly_level=%{y}<extra></extra>", "legendgroup": "HI", "marker": {"color": "#19d3f3"}, "name": "HI", "notched": false, "offsetgroup": "HI", "orientation": "v", "showlegend": true, "type": "box", "x": ["HI", "HI", "HI", "HI", "HI"], "x0": " ", "xaxis": "x", "y": ["-0.7", "-0.4", "0.7", "0", "0.7"], "y0": " ", "yaxis": "y"}, {"alignmentgroup": "True", "hovertemplate": "state=%{x}<br>anomaly_level=%{y}<extra></extra>", "legendgroup": "ID", "marker": {"color": "#FF6692"}, "name": "ID", "notched": false, "offsetgroup": "ID", "orientation": "v", "showlegend": true, "type": "box", "x": ["ID", "ID", "ID", "ID", "ID", "ID", "ID", "ID", "ID"], "x0": " ", "xaxis": "x", "y": ["-0.3", "-0.9", "0.3", "-1.3", "-0.1", "-0.3", "1.6", "1.6", "-0.3"], "y0": " ", "yaxis": "y"}, {"alignmentgroup": "True", "hovertemplate": "state=%{x}<br>anomaly_level=%{y}<extra></extra>", "legendgroup": "ND", "marker": {"color": "#B6E880"}, "name": "ND", "notched": false, "offsetgroup": "ND", "orientation": "v", "showlegend": true, "type": "box", "x": ["ND"], "x0": " ", "xaxis": "x", "y": ["-0.9"], "y0": " ", "yaxis": "y"}, {"alignmentgroup": "True", "hovertemplate": "state=%{x}<br>anomaly_level=%{y}<extra></extra>", "legendgroup": "SD", "marker": {"color": "#FF97FF"}, "name": "SD", "notched": false, "offsetgroup": "SD", "orientation": "v", "showlegend": true, "type": "box", "x": ["SD", "SD"], "x0": " ", "xaxis": "x", "y": ["0.5", "0.5"], "y0": " ", "yaxis": "y"}], "layout": {"boxmode": "overlay", "font": {"size": 12}, "height": 400, "legend": {"title": {"text": "state"}, "tracegroupgap": 0}, "showlegend": false, "title": {"font": {"size": 30}, "text": "Anomaly Levels by State"}, "width": 800, "xaxis": {"anchor": "y", "categoryarray": ["MN", "TN", "WI", "WV", "MI", "TX", "IN", "AL", "MS", "IL", "WA", "AZ", "MD", "PA", "KY", "UT", "OH", "NC", "NJ", "SC", "OR", "DC", "MO", "DE", "IA", "MT", "NY", "LA", "FL", "CA", "AR", "VA", "NE", "WY", "NM", "VT", "GA", "CT", "OK", "MA", "ME", "NH", "NV", "CO", "KS", "HI", "ID", "ND", "SD"], "categoryorder": "array", "domain": [0, 1], "tickangle": 90, "title": {"text": "State"}}, "yaxis": {"anchor": "x", "domain": [0, 1], "title": {"text": "Anomaly Level"}}}}
